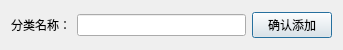
<?xml version="1.0" encoding="UTF-8"?>
<ui version="4.0">
 <class>sr_addnewsort</class>
 <widget class="QDialog" name="sr_addnewsort">
  <property name="geometry">
   <rect>
    <x>0</x>
    <y>0</y>
    <width>343</width>
    <height>50</height>
   </rect>
  </property>
  <property name="windowTitle">
   <string>Dialog</string>
  </property>
  <layout class="QHBoxLayout" name="horizontalLayout">
   <item>
    <widget class="QLabel" name="label">
     <property name="text">
      <string>分类名称：</string>
     </property>
    </widget>
   </item>
   <item>
    <widget class="QLineEdit" name="name"/>
   </item>
   <item>
    <widget class="QPushButton" name="add">
     <property name="text">
      <string>确认添加</string>
     </property>
    </widget>
   </item>
  </layout>
 </widget>
 <resources/>
 <connections/>
</ui>
